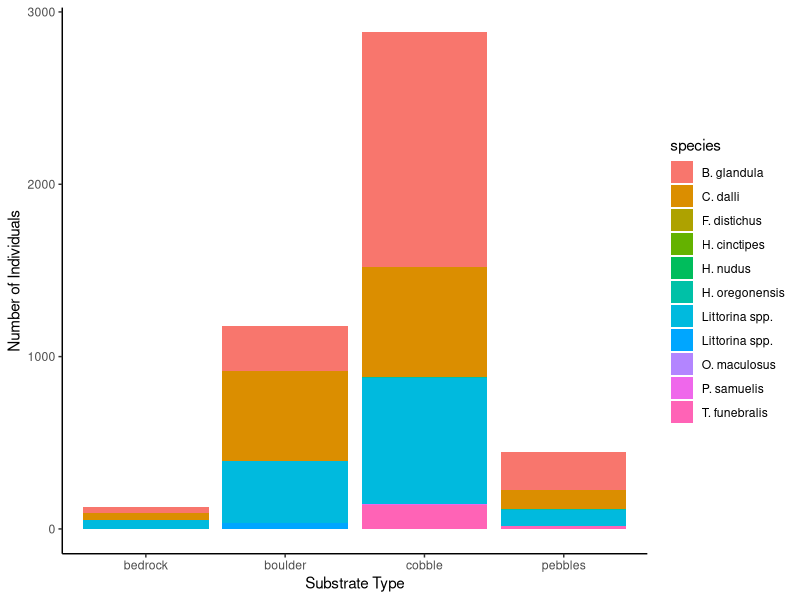
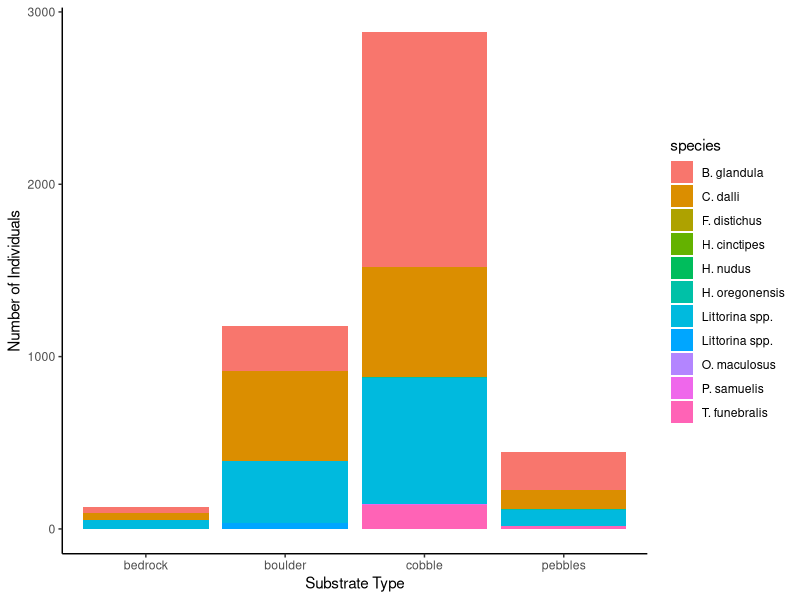

Write R code to recreate these figures, in order. (Note: this script raises an error after producing the figures.)
## ---- chunk 1
library(tidyverse)
library(ggplot2)
library(here)

## ---- chunk 2
library(tidyverse)
library(ggplot2)
library(here)
biod1 <- read.csv(here("biodiversity.csv"))

ww <- aggregate(list(biod1$n), by = list(biod1$species, biod1$abiotic_hab), sum)
colnames(ww) <- c("species", "habitat", "number")
library(viridis)
wwgraph <- ggplot(data= ww, aes(fill= species, y = number, x = habitat)) +
                    geom_bar(position="stack", stat="identity")+
   theme_classic() + labs(x = "Substrate Type", y = "Number of Individuals")
wwgraph

ggsave("stackedbarplot.png")
## ---- chunk 3
library(tidyverse)
library(ggplot2)
library(here)
species_data <- read.csv(here("biodiversity.csv"))
percent_cover <- read.csv(here("percent_cover.csv"))

# filter species datat
quadratSW_data <- species_data %>%
  drop_na(species) %>%
  group_by(vertical_transect, quadrat, abiotic_hab, species) %>%
  summarize(total_species = sum(n)) 

substrate_bio <- species_data %>%
  drop_na(species) %>%
  group_by(abiotic_hab, species) %>%
  summarize(n_occurences = sum(n)) 

swfunction = function(beta, transect, quadrat, abiotic_hab){

  data_temp = beta[which(beta$vertical_transect == transect),]
  data_temp = data_temp[which(beta_temp$quadrat == quadrat),]
  temp_data = data_temp[which(data_temp$abiotic_hab == abiotic_hab),]

  sum = sum(temp_data$total_species)
  p_ln_vec = c()
  for(i in 1:nrow(temp_data)){
      #it doesn't matter but it works
    p = data.frame((temp_data[i, "total_species"][1]))[1,1]/sum
    ln_p = log(p)
    p_ln_p = p*ln_p
    p_ln_vec = c(p_ln_vec, p_ln_p)
  }
  H = sum(p_ln_vec)*-1
  return(H)
}

# we have our function
# now we need to use it to fill up a dataframe
H_df = data.frame(transect = integer(), 
                  quadrat = integer(), 
                  abiotic_hab = character(),
                  H = double())

for(transect_set in unique(quadratSW_data$vertical_transect)) {
  for(quadrat_set in unique(quadratSW_data$quadrat)) {
    
    # set temp data 
    subset_df = quadratSW_data %>% 
      filter(quadrat == quadrat_set) %>% 
      filter(vertical_transect == transect_set)
    
    for(abiotic_hab_set in unique(subset_df$abiotic_hab)) {
        H = swfunction(data, transect_set, quadrat_set, abiotic_hab_set)
        temp_df = data.frame(transect_set, quadrat_set, abiotic_hab_set, H)
        H_df = rbind(H_df, temp_df)
    }
  }
}

## ---- chunk 4


H_bedrock = swfunction(substrate_bio, "bedrock")
H_pebbles = swfunction(substrate_bio, "pebbles")
H_boulder = swfunction(substrate_bio, "boulder")
H_cobble = swfunction(substrate_bio, "cobble")

#put these values in a table - can't do stats cause its only values per substrate type

#H_bedrock = 1.080693
#H_pebbles = 0.728715
#H_cobble =  1.210030
#H_boulder = 1.056021



## ---- chunk 5
bedrockfree_H_df <- H_df %>% 
  filter(abiotic_hab_set != "bedrock")

weiner_anova <- aov(H~abiotic_hab_set, data = bedrockfree_H_df)
summary(weiner_anova)

#p-value is not significant :(
## ---- chunk 6
library(ggplot2)
library(viridis)

my_cols = c("boulder" = "blue1", "cobble" = "red", "pebbles" = "yellow")

weiner_quadrat_boxplot <- ggplot(bedrockfree_H_df, aes(x = abiotic_hab_set, y = H, fill = abiotic_hab_set )) +
  geom_boxplot(alpha = 0.4) +
  theme_classic() +
  scale_color_manual(values = my_cols) +
  scale_fill_manual(values = my_cols) +
  labs(x = "Substrate Type", y = "Shannon-Wiener Index")
weiner_quadrat_boxplot

  
## ---- chunk 7
library(tidyverse)
library(ggplot2)
library(here)
biod1 <- read.csv(here("biodiversity.csv"))
poo <- biod1 %>% 
  group_by(abiotic_hab)%>%
  na.omit() %>%
  summarise(n_distinct(species))

colnames(poo) <- c("habitat", "number")

ggplot(poo, aes(x = habitat, y = number))+
  geom_bar(stat='identity')+ theme_classic()+
  labs(x = "Substrate Type", y = "Species Richness")

ggsave("speciesrichnessgraph.png")

